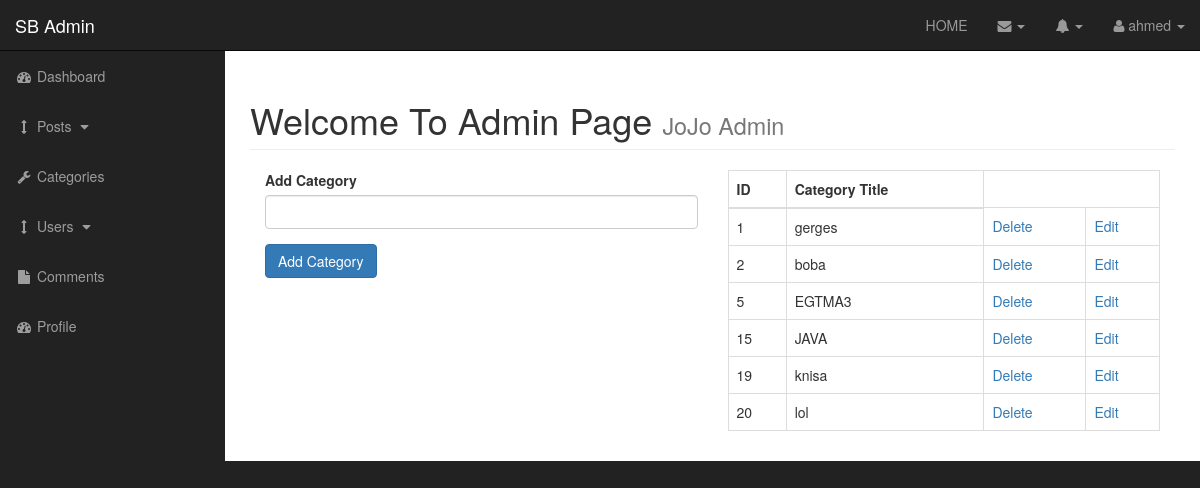
The app's page /admin/categories.php (signed in) with its own data.
### tables this page shows
CREATE TABLE `categories` (
  `cat_id` int(3) NOT NULL,
  `cat_title` varchar(150) NOT NULL
);

### admin/includes/functions.php (the view, shortened to what this page needs)
<?php
function SelectAllCategories()
{
    global $connection;
    $query = "SELECT * FROM categories";
    $select_categories = mysqli_query($connection,$query);
    while($row = mysqli_fetch_assoc($select_categories))
    {
        $cat_id = $row['cat_id'];
        $cat_title = $row['cat_title'];
        echo "<tr>";
        echo "<td>$cat_id</td>";
        echo "<td>$cat_title</td>";
        echo "<td><a href ='categories.php?delete=$cat_id'>Delete</a></td>";
        echo "<td><a href ='categories.php?edit=$cat_id'>Edit</a></td>";
        echo "</tr>";
    }
}
?>

### admin/includes/admin_header.php (shortened to what this page needs)
<?php include("../includes/db.php"); ?>
<?php include("functions.php"); ?>
<!DOCTYPE html>
<html lang="en">
<head>
    <link href="css/bootstrap.min.css" rel="stylesheet">
    <link href="css/sb-admin.css" rel="stylesheet">
    <link href="font-awesome/css/font-awesome.min.css" rel="stylesheet" type="text/css">
    <link rel="stylesheet" href="css/summernote.css">
</head>
<body>

### admin/categories.php (shortened to what this page needs)
<?php include("includes/admin_header.php"); ?>
    <div id="wrapper">
        <?php include("includes/admin_navigation.php"); ?>
        <div id="page-wrapper">
            <div class="container-fluid">
                <div class="row">
                    <div class="col-lg-12">
                        <h1 class="page-header">
                            Welcome To Admin Page
                            <small>JoJo Admin</small>
                        </h1>
                        <div class="col-xs-6">
                            <form action="" method="post">
                                <div class="form-group">
                                    <label for="cat-title">Add Category</label>
                                    <input class="form-control" type="text" name="cat_title" required>
                                </div>
                                <div class="form-group">
                                    <input class="btn btn-primary" type="submit" name="submit" value="Add Category">
                                </div>
                            </form>
                        </div>
                        <div class="col-xs-6">
                            <table class="table table-bordered table-hover">
                                <thead>
                                    <tr>
                                        <th>ID</th>
                                        <th>Category Title</th>
                                    </tr>
                                </thead>
                                <tbody>
                                <?php
                                    SelectAllCategories();
                                ?>
                                </tbody>
                            </table>
                        </div>
                    </div>
                </div>
            </div>
        </div>
    </div>
<?php include("includes/admin_footer.php"); ?>

### admin/includes/admin_navigation.php (shortened to what this page needs)
<nav class="navbar navbar-inverse navbar-fixed-top" role="navigation">
            <div class="navbar-header">
                <a class="navbar-brand" href="index.php">SB Admin</a>
            </div>
            <ul class="nav navbar-right top-nav">
            <li><a href='../index.php'>HOME</a></li>
                <li class="dropdown">
                    <a href="#" class="dropdown-toggle" data-toggle="dropdown"><i class="fa fa-envelope"></i> <b class="caret"></b></a>
                </li>
                <li class="dropdown">
                    <a href="#" class="dropdown-toggle" data-toggle="dropdown"><i class="fa fa-bell"></i> <b class="caret"></b></a>
                </li>
                <li class="dropdown">
                    <a href="#" class="dropdown-toggle" data-toggle="dropdown"><i class="fa fa-user"></i>
                    <?php
                    if(isset($_SESSION['username']))
                    {
                        echo $_SESSION['username'];
                    }
                    ?>
                    <b class="caret"></b></a>
                </li>
            </ul>
            <div class="collapse navbar-collapse navbar-ex1-collapse">
                <ul class="nav navbar-nav side-nav">
                    <li>
                        <a href="index.php"><i class="fa fa-fw fa-dashboard"></i> Dashboard</a>
                    </li>
                    <li>
                        <a href="javascript:;" data-toggle="collapse" data-target="#posts_dropdown"><i class="fa fa-fw fa-arrows-v"></i> Posts <i class="fa fa-fw fa-caret-down"></i></a>
                    </li>
                    <li>
                        <a href="./categories.php"><i class="fa fa-fw fa-wrench"></i> Categories</a>
                    </li>
                    <li>
                        <a href="javascript:;" data-toggle="collapse" data-target="#users_dropdown"><i class="fa fa-fw fa-arrows-v"></i> Users <i class="fa fa-fw fa-caret-down"></i></a>
                    </li>
                    <li>
                        <a href="./comments.php"><i class="fa fa-fw fa-file"></i> Comments</a>
                    </li>
                    <li>
                        <a href="profile.php"><i class="fa fa-fw fa-dashboard"></i> Profile</a>
                    </li>
                </ul>
            </div>
        </nav>

### admin/includes/admin_footer.php (shortened to what this page needs)
</body>
</html>

### admin/css/sb-admin.css (style rules this page uses)
body { margin-top: 100px; background-color: #222; }
@media (min-width:768px) { body { margin-top: 50px; } }
#wrapper { padding-left: 0; }
#page-wrapper { width: 100%; padding: 0; background-color: #fff; }
@media (min-width:768px) { #wrapper { padding-left: 225px; } }
@media (min-width:768px) { #page-wrapper { padding: 10px; } }
.top-nav { padding: 0 15px; }
.top-nav>li { display: inline-block; float: left; }
.top-nav>li>a { padding-top: 15px; padding-bottom: 15px; line-height: 20px; color: #999; }
@media (min-width:768px) { .side-nav { position: fixed; top: 51px; left: 225px; width: 225px; margin-left: -225px; border: none; border-radius: 0; overflow-y: auto; background-color: #222; } }
@media (min-width:768px) { .side-nav>li>a { width: 225px; } }

### records on screen
categories: cat_id "1", cat_title "gerges"
categories: cat_id "2", cat_title "boba"
categories: cat_id "5", cat_title "EGTMA3"
categories: cat_id "15", cat_title "JAVA"
categories: cat_id "19", cat_title "knisa"
categories: cat_id "20", cat_title "lol"

### other values on screen
$_SESSION['username'] "ahmed"
